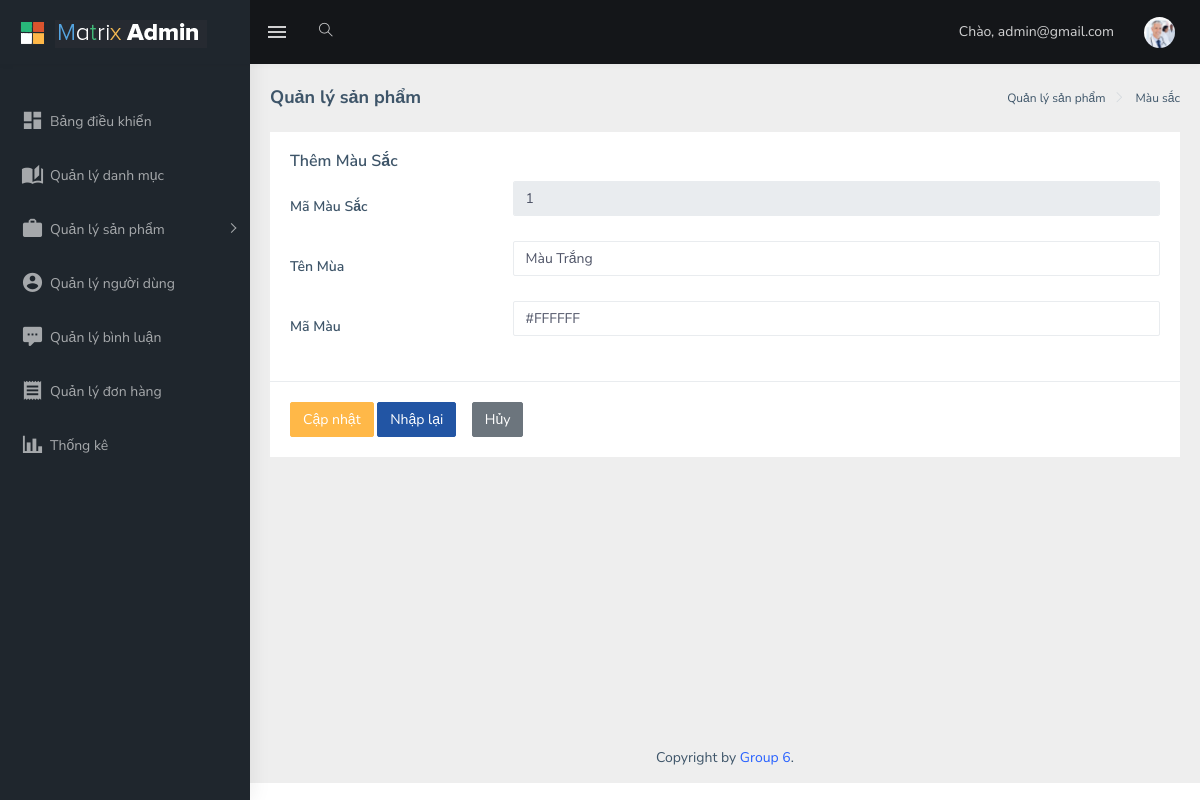
Page /index.php?url=admin/sanpham/mausac/sua&ma_mau_sac=1 (signed in) on the committed database.
### tables this page shows
CREATE TABLE `mau_sac` (
  `ma_mau_sac` int(11) NOT NULL,
  `ten_mau` varchar(255) NOT NULL,
  `ma_mau` varchar(255) NOT NULL
);

### app/controllers/admin/MauSacControllers.php (called while the page is built, shortened)
<?php
function suaMauSac()
{
    $ma_mau_sac = $_GET['ma_mau_sac'];
    $mauSacID = getMauSacID($ma_mau_sac);
    include VIEWS_URL . "admin/sanpham/mausac/sua.php";
}
?>

### app/models/pdo.php (called while the page is built, shortened)
<?php
function getConnect() {
    try {
        $connect = new PDO(
            "mysql:host=" . DB_HOST .
            ";port=" . DB_PORT .
            ";dbname=" . DB_DATABASE .
            ";charset=" . DB_CHARSET,
            DB_USERNAME,
            DB_PASSWORD
        );
        $connect -> setAttribute(PDO::ATTR_ERRMODE, PDO::ERRMODE_EXCEPTION);
        return $connect;
    }
    catch(PDOException $e) {
        echo "Loi ket noi den database " . $e -> getMessage();
    }
}
function getData($sql, $getAll = true) {
    try {
        $connect = getConnect();
        $stmt = $connect -> prepare($sql);
        $stmt -> execute();
    }
    catch(PDOException $e) {
        echo "loi cau lenh: $sql";
    }
    finally {
        unset($connect);
    }
    return $stmt -> fetch();
}
?>

### app/models/MauSacModel.php (called while the page is built, shortened)
<?php
function getMauSacID($id)
{
    $sql = "SELECT * FROM mau_sac WHERE ma_mau_sac = $id";
    return getData($sql, false);
}

### app/views/admin/sanpham/mausac/sua.php (the view, shortened to what this page needs)
<div class="card">
    <div class="card-body">
        <h5 class="card-title">Thêm Màu Sắc</h5>
        <div class="form-group row">
            <label class="col-md-3 m-t-15">Mã Màu Sắc</label>
            <div class="col-sm-9">
                 <form action="?url=admin/sanpham/mausac/sua&ma_mau_sac=<?=$mauSacID['ma_mau_sac']?>" method="post">
                <input type="text" class="form-control" id="" value="<?=$mauSacID['ma_mau_sac']?>" disabled  name="ma_mau_sac">
            </div>
        </div>
        <div class="form-group row">
            <label class="col-md-3 m-t-15">Tên Mùa</label>
            <div class="col-sm-9">
                <input type="text" class="form-control" id="" value="<?=$mauSacID['ten_mau']?>"  placeholder="Viết tên màu" name="ten_mau">
            </div>
        </div>
        <div class="form-group row">
            <label class="col-md-3 m-t-15">Mã Màu</label>
            <div class="col-sm-9">
                <input type="text" class="form-control" id="fname" value="<?=$mauSacID['ma_mau']?>"  placeholder="Viết mã màu" name="ma_mau">
            </div>
        </div>
    </div>
    <div class="border-top">
        <div class="card-body">
            <button type="submit" class="btn btn-warning">Cập nhật</button>
            <button type="button" class="btn btn-info">Nhập lại</button>
            <a href="?url=admin/sanpham/mausac" class="btn btn-secondary" style="margin-left: 12px;">Hủy</a>
        </div>
    </div>
</div>

### rows in the picture
mau_sac: ma_mau_sac "1", ten_mau "Màu Trắng", ma_mau "#FFFFFF"

### other values in the picture
$_SESSION["user"]["email"] "admin@gmail.com"
$textBangDieuKhien "Bảng điều khiển"
$textQuanLyDanhMuc "Quản lý danh mục"
$textQuanLySanPham "Quản lý sản phẩm"
$textQuanLyNguoiDung "Quản lý người dùng"
$textQuanLyBinhLuan "Quản lý bình luận"
$textQuanLyDonHang "Quản lý đơn hàng"
$textThongKe "Thống kê"
$pageTitle "Quản lý sản phẩm"
$directional "Màu sắc"
